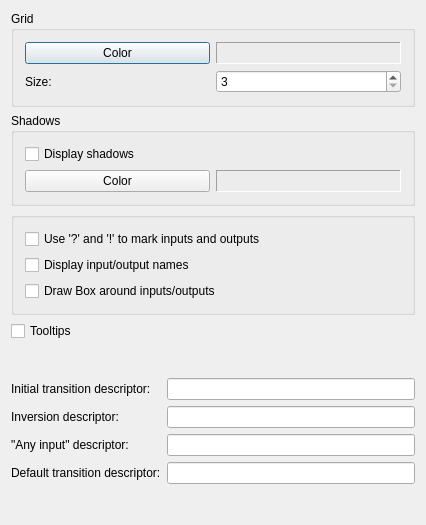
<?xml version="1.0" encoding="UTF-8"?>
<ui version="4.0">
 <class>OptDisplayDlg</class>
 <widget class="QDialog" name="OptDisplayDlg">
  <property name="geometry">
   <rect>
    <x>0</x>
    <y>0</y>
    <width>426</width>
    <height>525</height>
   </rect>
  </property>
  <property name="windowTitle">
   <string>Display</string>
  </property>
  <layout class="QVBoxLayout">
   <property name="spacing">
    <number>6</number>
   </property>
   <property name="leftMargin">
    <number>11</number>
   </property>
   <property name="topMargin">
    <number>11</number>
   </property>
   <property name="rightMargin">
    <number>11</number>
   </property>
   <property name="bottomMargin">
    <number>11</number>
   </property>
   <item>
    <widget class="QGroupBox" name="GroupBox17">
     <property name="title">
      <string>Grid</string>
     </property>
     <layout class="QVBoxLayout">
      <property name="spacing">
       <number>6</number>
      </property>
      <property name="leftMargin">
       <number>11</number>
      </property>
      <property name="topMargin">
       <number>11</number>
      </property>
      <property name="rightMargin">
       <number>11</number>
      </property>
      <property name="bottomMargin">
       <number>11</number>
      </property>
      <item>
       <layout class="QHBoxLayout">
        <item>
         <widget class="QPushButton" name="pb_gridcolor">
          <property name="text">
           <string>Color</string>
          </property>
         </widget>
        </item>
        <item>
         <widget class="QLabel" name="lb_gridcolor">
          <property name="frameShape">
           <enum>QFrame::Panel</enum>
          </property>
          <property name="frameShadow">
           <enum>QFrame::Sunken</enum>
          </property>
          <property name="text">
           <string/>
          </property>
          <property name="wordWrap">
           <bool>false</bool>
          </property>
         </widget>
        </item>
       </layout>
      </item>
      <item>
       <layout class="QHBoxLayout">
        <item>
         <widget class="QLabel" name="TextLabel14">
          <property name="text">
           <string>Size:</string>
          </property>
          <property name="wordWrap">
           <bool>false</bool>
          </property>
         </widget>
        </item>
        <item>
         <widget class="QSpinBox" name="sb_gridsize">
          <property name="minimum">
           <number>3</number>
          </property>
         </widget>
        </item>
       </layout>
      </item>
     </layout>
    </widget>
   </item>
   <item>
    <widget class="QGroupBox" name="groupBox3">
     <property name="title">
      <string>Shadows</string>
     </property>
     <layout class="QHBoxLayout">
      <item>
       <layout class="QVBoxLayout">
        <item>
         <widget class="QCheckBox" name="cb_shadows">
          <property name="text">
           <string>Display shadows</string>
          </property>
         </widget>
        </item>
        <item>
         <layout class="QHBoxLayout">
          <item>
           <widget class="QPushButton" name="pb_shadowcolor">
            <property name="text">
             <string>Color</string>
            </property>
           </widget>
          </item>
          <item>
           <widget class="QLabel" name="lb_shadowcolor">
            <property name="frameShape">
             <enum>QFrame::Panel</enum>
            </property>
            <property name="frameShadow">
             <enum>QFrame::Sunken</enum>
            </property>
            <property name="text">
             <string/>
            </property>
            <property name="wordWrap">
             <bool>false</bool>
            </property>
           </widget>
          </item>
         </layout>
        </item>
       </layout>
      </item>
     </layout>
    </widget>
   </item>
   <item>
    <widget class="QGroupBox" name="bg_transitions">
     <layout class="QVBoxLayout">
      <item>
       <layout class="QVBoxLayout">
        <item>
         <widget class="QCheckBox" name="cb_iomark">
          <property name="text">
           <string>Use '?' and '!' to mark inputs and outputs</string>
          </property>
         </widget>
        </item>
        <item>
         <widget class="QCheckBox" name="cb_ionames">
          <property name="text">
           <string>Display input/output names</string>
          </property>
         </widget>
        </item>
        <item>
         <widget class="QCheckBox" name="cb_drawbox">
          <property name="text">
           <string>Draw Box around inputs/outputs</string>
          </property>
         </widget>
        </item>
       </layout>
      </item>
     </layout>
    </widget>
   </item>
   <item>
    <widget class="QCheckBox" name="cb_tooltips">
     <property name="text">
      <string>Tooltips</string>
     </property>
    </widget>
   </item>
   <item>
    <spacer>
     <property name="orientation">
      <enum>Qt::Vertical</enum>
     </property>
     <property name="sizeType">
      <enum>QSizePolicy::Expanding</enum>
     </property>
     <property name="sizeHint" stdset="0">
      <size>
       <width>20</width>
       <height>16</height>
      </size>
     </property>
    </spacer>
   </item>
   <item>
    <layout class="QGridLayout">
     <item row="0" column="1">
      <widget class="QLineEdit" name="le_start"/>
     </item>
     <item row="3" column="0">
      <widget class="QLabel" name="textLabel2">
       <property name="text">
        <string>Default transition descriptor:</string>
       </property>
       <property name="wordWrap">
        <bool>false</bool>
       </property>
      </widget>
     </item>
     <item row="1" column="0">
      <widget class="QLabel" name="textLabel1">
       <property name="text">
        <string>Inversion descriptor:</string>
       </property>
       <property name="wordWrap">
        <bool>false</bool>
       </property>
      </widget>
     </item>
     <item row="3" column="1">
      <widget class="QLineEdit" name="le_default"/>
     </item>
     <item row="0" column="0">
      <widget class="QLabel" name="lb_start">
       <property name="text">
        <string>Initial transition descriptor:</string>
       </property>
       <property name="wordWrap">
        <bool>false</bool>
       </property>
      </widget>
     </item>
     <item row="2" column="1">
      <widget class="QLineEdit" name="le_any"/>
     </item>
     <item row="1" column="1">
      <widget class="QLineEdit" name="le_inversion"/>
     </item>
     <item row="2" column="0">
      <widget class="QLabel" name="textLabel1_2">
       <property name="text">
        <string>&quot;Any input&quot; descriptor:</string>
       </property>
       <property name="wordWrap">
        <bool>false</bool>
       </property>
      </widget>
     </item>
    </layout>
   </item>
   <item>
    <spacer>
     <property name="orientation">
      <enum>Qt::Vertical</enum>
     </property>
     <property name="sizeType">
      <enum>QSizePolicy::Expanding</enum>
     </property>
     <property name="sizeHint" stdset="0">
      <size>
       <width>20</width>
       <height>20</height>
      </size>
     </property>
    </spacer>
   </item>
  </layout>
 </widget>
 <layoutdefault spacing="6" margin="11"/>
 <pixmapfunction>qPixmapFromMimeSource</pixmapfunction>
 <tabstops>
  <tabstop>pb_gridcolor</tabstop>
  <tabstop>sb_gridsize</tabstop>
  <tabstop>pb_shadowcolor</tabstop>
  <tabstop>cb_iomark</tabstop>
  <tabstop>cb_ionames</tabstop>
  <tabstop>cb_drawbox</tabstop>
  <tabstop>cb_tooltips</tabstop>
  <tabstop>le_start</tabstop>
  <tabstop>le_inversion</tabstop>
  <tabstop>le_any</tabstop>
  <tabstop>le_default</tabstop>
  <tabstop>cb_shadows</tabstop>
 </tabstops>
 <resources/>
 <connections>
  <connection>
   <sender>pb_gridcolor</sender>
   <signal>clicked()</signal>
   <receiver>OptDisplayDlg</receiver>
   <slot>chooseGridColor()</slot>
   <hints>
    <hint type="sourcelabel">
     <x>20</x>
     <y>20</y>
    </hint>
    <hint type="destinationlabel">
     <x>20</x>
     <y>20</y>
    </hint>
   </hints>
  </connection>
  <connection>
   <sender>cb_tooltips</sender>
   <signal>clicked()</signal>
   <receiver>OptDisplayDlg</receiver>
   <slot>tooltipsClicked()</slot>
   <hints>
    <hint type="sourcelabel">
     <x>20</x>
     <y>20</y>
    </hint>
    <hint type="destinationlabel">
     <x>20</x>
     <y>20</y>
    </hint>
   </hints>
  </connection>
  <connection>
   <sender>le_start</sender>
   <signal>textChanged(QString)</signal>
   <receiver>OptDisplayDlg</receiver>
   <slot>startDescChanged()</slot>
   <hints>
    <hint type="sourcelabel">
     <x>20</x>
     <y>20</y>
    </hint>
    <hint type="destinationlabel">
     <x>20</x>
     <y>20</y>
    </hint>
   </hints>
  </connection>
  <connection>
   <sender>cb_shadows</sender>
   <signal>clicked()</signal>
   <receiver>OptDisplayDlg</receiver>
   <slot>shadowsClicked()</slot>
   <hints>
    <hint type="sourcelabel">
     <x>20</x>
     <y>20</y>
    </hint>
    <hint type="destinationlabel">
     <x>20</x>
     <y>20</y>
    </hint>
   </hints>
  </connection>
  <connection>
   <sender>pb_shadowcolor</sender>
   <signal>clicked()</signal>
   <receiver>OptDisplayDlg</receiver>
   <slot>chooseShadowColor()</slot>
   <hints>
    <hint type="sourcelabel">
     <x>20</x>
     <y>20</y>
    </hint>
    <hint type="destinationlabel">
     <x>20</x>
     <y>20</y>
    </hint>
   </hints>
  </connection>
  <connection>
   <sender>le_inversion</sender>
   <signal>textChanged(QString)</signal>
   <receiver>OptDisplayDlg</receiver>
   <slot>inversionDescChanged()</slot>
   <hints>
    <hint type="sourcelabel">
     <x>20</x>
     <y>20</y>
    </hint>
    <hint type="destinationlabel">
     <x>20</x>
     <y>20</y>
    </hint>
   </hints>
  </connection>
  <connection>
   <sender>le_any</sender>
   <signal>textChanged(QString)</signal>
   <receiver>OptDisplayDlg</receiver>
   <slot>anyInputDescChanged()</slot>
   <hints>
    <hint type="sourcelabel">
     <x>20</x>
     <y>20</y>
    </hint>
    <hint type="destinationlabel">
     <x>20</x>
     <y>20</y>
    </hint>
   </hints>
  </connection>
  <connection>
   <sender>le_default</sender>
   <signal>textChanged(QString)</signal>
   <receiver>OptDisplayDlg</receiver>
   <slot>defaultDescChanged()</slot>
   <hints>
    <hint type="sourcelabel">
     <x>20</x>
     <y>20</y>
    </hint>
    <hint type="destinationlabel">
     <x>20</x>
     <y>20</y>
    </hint>
   </hints>
  </connection>
 </connections>
</ui>
